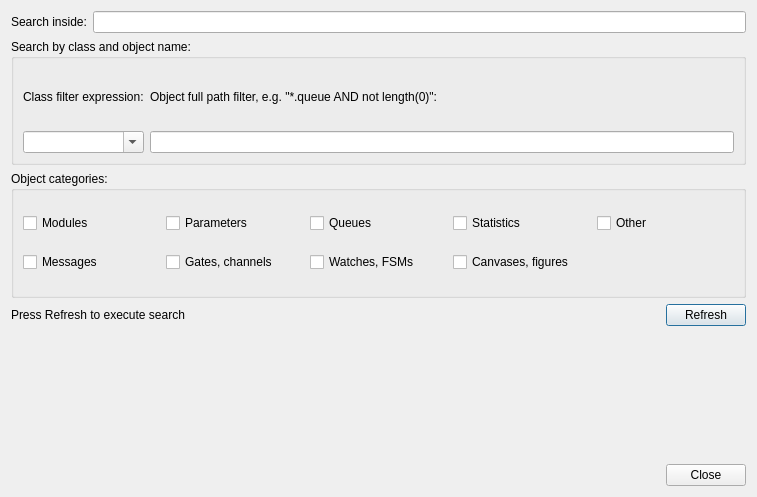
<?xml version="1.0" encoding="UTF-8"?>
<ui version="4.0">
 <class>FindObjectsDialog</class>
 <widget class="QDialog" name="FindObjectsDialog">
  <property name="geometry">
   <rect>
    <x>0</x>
    <y>0</y>
    <width>757</width>
    <height>497</height>
   </rect>
  </property>
  <property name="windowTitle">
   <string>Find Objects</string>
  </property>
  <layout class="QVBoxLayout" name="verticalLayout_2">
   <item>
    <layout class="QHBoxLayout" name="horizontalLayout">
     <item>
      <widget class="QLabel" name="searchLabel">
       <property name="text">
        <string>Search inside:</string>
       </property>
      </widget>
     </item>
     <item>
      <widget class="QLineEdit" name="searchEdit"/>
     </item>
    </layout>
   </item>
   <item>
    <widget class="QGroupBox" name="groupBox">
     <property name="title">
      <string>Search by class and object name:</string>
     </property>
     <layout class="QGridLayout" name="gridLayout">
      <item row="0" column="0">
       <widget class="QLabel" name="comboLabel">
        <property name="toolTip">
         <string/>
        </property>
        <property name="text">
         <string>Class filter expression:</string>
        </property>
       </widget>
      </item>
      <item row="0" column="1">
       <widget class="QLabel" name="fullPathLabel">
        <property name="text">
         <string>Object full path filter, e.g. &quot;*.queue AND not length(0)&quot;:</string>
        </property>
       </widget>
      </item>
      <item row="1" column="1">
       <widget class="QLineEdit" name="fullPathEdit">
        <property name="toolTip">
         <string>Generic filter expression which matches the object full path by default.

Wildcards (&quot;?&quot;, &quot;*&quot;) are allowed. &quot;{a-exz}&quot; matches any character in the
range &quot;a&quot;..&quot;e&quot;, plus &quot;x&quot; and &quot;z&quot;. You can match numbers: &quot;*.job{128..191}&quot;
will match objects named &quot;job128&quot;, &quot;job129&quot;, ..., &quot;job191&quot;. &quot;job{128..}&quot;
and &quot;job{..191}&quot; are also understood. You can combine patterns with AND, OR
and NOT and parentheses (lowercase and, or, not are also OK). You can match
against other object fields such as queue length, message kind, etc., with
the syntax &quot;fieldname(pattern)&quot;. Put quotation marks around a pattern if it
contains parentheses.

HINT: You'll want to start the pattern with &quot;*.&quot; in most cases, to match
objects anywhere in the network!

Examples:
 *.destAddr
            matches all objects whose name is &quot;destAddr&quot; (likely module
            parameters)
 *.subnet2.*.destAddr
            matches objects named &quot;destAddr&quot; inside &quot;subnet2&quot;
 *.node[8..10].*
            matches anything inside module node[8], node[9] and node[10]
 className(cQueue) and not length(0)
            matches non-empty queue objects
 className(cQueue) and length({10..})
            matches queue objects with length&gt;=10
 kind(3) or kind({7..9})
            matches messages with message kind equal to 3, 7, 8 or 9
            (Only messages have a &quot;kind&quot; attribute.)
 className(IP*) and *.data-*
            matches objects whose class name begins with &quot;IP&quot; and
            name begins with &quot;data-&quot;
 not className(cMessage) and byteLength({1500..})
            matches messages whose class is not cMessage, and byteLength is
            at least 1500. (Only messages have a &quot;byteLength&quot; attribute.)
 &quot;*(*&quot; or &quot;*.msg(ACK)&quot;
            quotation marks needed when pattern is a reserved word or contains
            parentheses. (Note: *.msg(ACK) without parens would be interpreted
            as some object having a &quot;*.msg&quot; attribute with the value &quot;ACK&quot;!)</string>
        </property>
       </widget>
      </item>
      <item row="1" column="0">
       <widget class="QComboBox" name="comboBox">
        <property name="toolTip">
         <string>Generic filter expression which matches class name by default.

Wildcards (&quot;?&quot;, &quot;*&quot;), AND, OR, NOT and field matchers are accepted;
see Object Filter help for a more complete list.

Examples:
  cQueue
            matches cQueue objects
  TCP* or (IP* and not IPDatagram)
            matches objects whose class name begins with TCP or IP,
            excluding IPDatagrams
  cMessage and kind(3)
            matches objects of class cMessage and message kind 3.</string>
        </property>
        <property name="editable">
         <bool>true</bool>
        </property>
       </widget>
      </item>
     </layout>
    </widget>
   </item>
   <item>
    <widget class="QGroupBox" name="groupBox_2">
     <property name="title">
      <string>Object categories:</string>
     </property>
     <layout class="QGridLayout" name="gridLayout_3">
      <item row="0" column="0">
       <widget class="QCheckBox" name="modulesCheckBox">
        <property name="text">
         <string>Modules</string>
        </property>
       </widget>
      </item>
      <item row="1" column="0">
       <widget class="QCheckBox" name="messagesCheckBox">
        <property name="text">
         <string>Messages</string>
        </property>
       </widget>
      </item>
      <item row="0" column="2">
       <widget class="QCheckBox" name="queuesCheckBox">
        <property name="text">
         <string>Queues</string>
        </property>
       </widget>
      </item>
      <item row="0" column="1">
       <widget class="QCheckBox" name="paramsCheckBox">
        <property name="text">
         <string>Parameters</string>
        </property>
       </widget>
      </item>
      <item row="0" column="3">
       <widget class="QCheckBox" name="statisticsCheckBox">
        <property name="text">
         <string>Statistics</string>
        </property>
       </widget>
      </item>
      <item row="1" column="1">
       <widget class="QCheckBox" name="gatesCheckBox">
        <property name="text">
         <string>Gates, channels</string>
        </property>
       </widget>
      </item>
      <item row="1" column="2">
       <widget class="QCheckBox" name="watchesCheckBox">
        <property name="text">
         <string>Watches, FSMs</string>
        </property>
       </widget>
      </item>
      <item row="0" column="4">
       <widget class="QCheckBox" name="otherCheckBox">
        <property name="text">
         <string>Other</string>
        </property>
       </widget>
      </item>
      <item row="1" column="3">
       <widget class="QCheckBox" name="figuresCheckBox">
        <property name="text">
         <string>Canvases, figures</string>
        </property>
       </widget>
      </item>
     </layout>
    </widget>
   </item>
   <item>
    <layout class="QHBoxLayout" name="horizontalLayout_2">
     <item>
      <widget class="QLabel" name="label">
       <property name="sizePolicy">
        <sizepolicy hsizetype="Preferred" vsizetype="Preferred">
         <horstretch>1</horstretch>
         <verstretch>0</verstretch>
        </sizepolicy>
       </property>
       <property name="text">
        <string>Press Refresh to execute search</string>
       </property>
      </widget>
     </item>
     <item>
      <widget class="QPushButton" name="refresh">
       <property name="enabled">
        <bool>true</bool>
       </property>
       <property name="text">
        <string>Refresh</string>
       </property>
       <property name="autoDefault">
        <bool>true</bool>
       </property>
       <property name="default">
        <bool>true</bool>
       </property>
      </widget>
     </item>
    </layout>
   </item>
   <item>
    <widget class="QWidget" name="listViewArea" native="true"/>
   </item>
   <item>
    <widget class="QDialogButtonBox" name="buttonBox">
     <property name="focusPolicy">
      <enum>Qt::TabFocus</enum>
     </property>
     <property name="standardButtons">
      <set>QDialogButtonBox::Close</set>
     </property>
    </widget>
   </item>
  </layout>
 </widget>
 <resources/>
 <connections>
  <connection>
   <sender>buttonBox</sender>
   <signal>rejected()</signal>
   <receiver>FindObjectsDialog</receiver>
   <slot>accept()</slot>
   <hints>
    <hint type="sourcelabel">
     <x>702</x>
     <y>348</y>
    </hint>
    <hint type="destinationlabel">
     <x>624</x>
     <y>369</y>
    </hint>
   </hints>
  </connection>
 </connections>
</ui>
